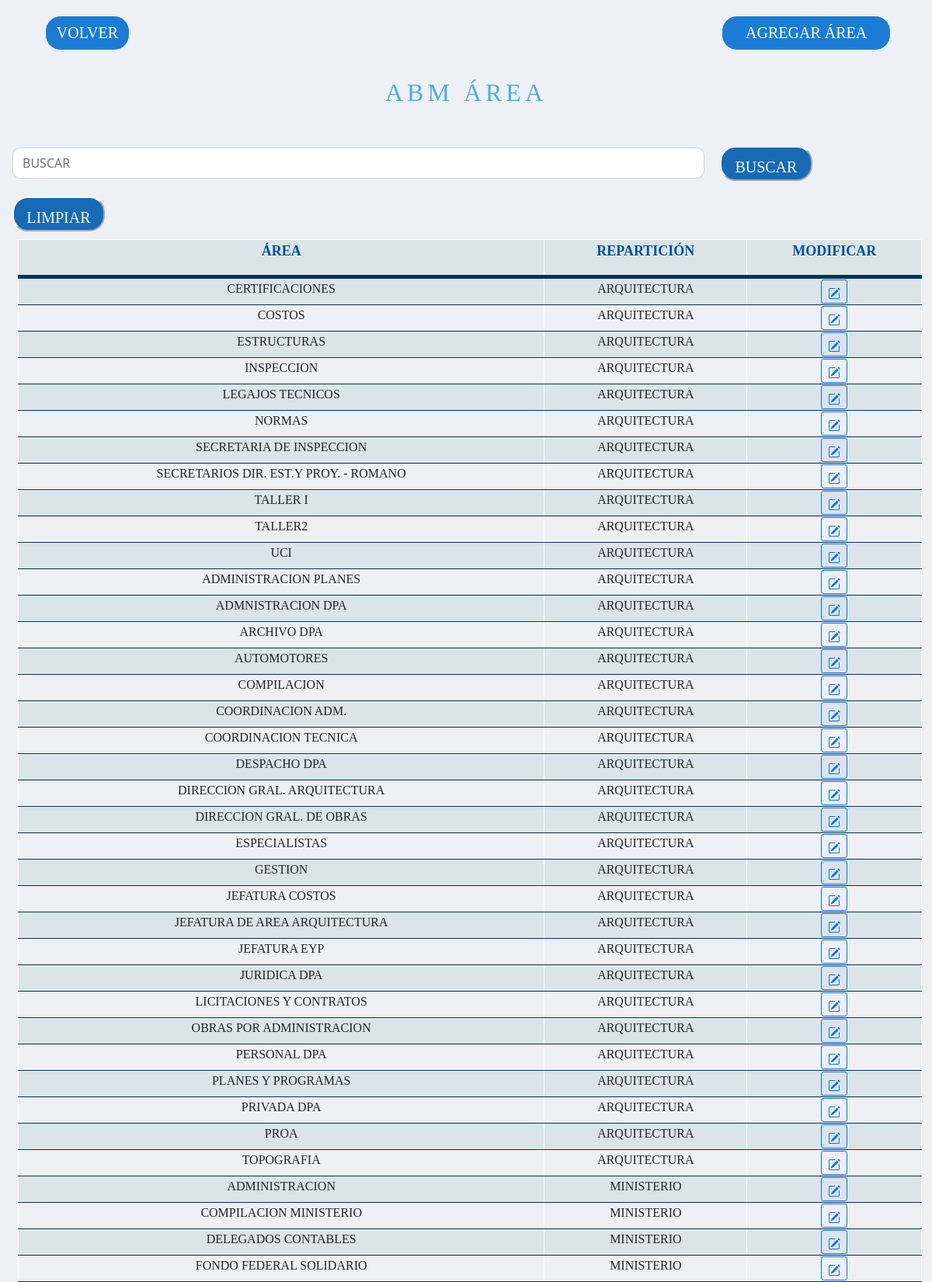
The page /abmarea.php (signed in, upper part) on the database its author committed.
### tables this page shows
CREATE TABLE `area` (
  `ID_AREA` int(5) NOT NULL,
  `AREA` text NOT NULL,
  `ID_REPA` int(3) NOT NULL,
  `ACTIVO` varchar(8) NOT NULL,
  `OBSERVACION` longtext NOT NULL
);

CREATE TABLE `reparticion` (
  `ID_REPA` int(2) NOT NULL,
  `REPA` text NOT NULL
);

### abmarea.php (the view, shortened to what this page needs)
<?php
include('conexion.php');
?>
<!DOCTYPE html>
<html>
<head>
    <link href="https://cdn.jsdelivr.net/npm/bootstrap@5.1.3/dist/css/bootstrap.min.css" rel="stylesheet">
    <link rel="stylesheet" href="https://cdn.jsdelivr.net/npm/bootstrap-icons@1.5.0/font/bootstrap-icons.css">
	<link rel="stylesheet" type="text/css" href="estiloallabm.css">
</head>
<body>
    <section id="inicio">
        <div id="reporteEst" style="width: 97%; margin-left: 20px;">
            <div class="form-group row justify-content-between" style="margin: 10px; padding:10px;">
                <a id="vlv"  href="abm.php" class="col-3 btn btn-primary " type="button"  value="VOLVER">VOLVER</a>
                <a id="agr"  href="agregararea.php" class="col-3 btn btn-primary " type="button">AGREGAR ÁREA</a>
            </div>
        </div>
        <h1>ABM ÁREA</h1>
		<form method="POST" action="abmarea.php">
				<div class="form-group row">
					<input type="text" style="margin-left: 10px; width: 75%; height: 40px; margin-top: 12px; 	box-sizing: border-box; border-radius: 10px; text-transform:uppercase;" name="buscar"  placeholder="Buscar"  class="form-control largo col-xl-4 col-lg-4">
					<input id="vlva" class="button col-xl-2 col-lg-2" style="margin-left: 10px; margin-top: 10px;" type="submit" name="btn2" value="BUSCAR"></input>
					<input id="vlva" class="button col-xl-2 col-lg-2" style="margin-left: 10px; margin-top: 10px;" type="submit" name="btn1" value="LIMPIAR"></input>
				</div>
			</form>
        <?php
				echo "<table width=100%>
						<thead>
							<tr>
								<th><p>ÁREA</p></th>
								<th><p>REPARTICIÓN</p></th>
                                <th><p>MODIFICAR</p></th>
							</tr>
						</thead>
					";
					if(isset($_POST['btn2']))
							{
								$doc = $_POST['buscar'];
								$consulta=mysqli_query($datos_base, "SELECT a.ID_AREA, a.AREA, r.REPA
								FROM area a
								LEFT JOIN reparticion AS r ON r.ID_REPA= a.ID_REPA
								WHERE a.AREA LIKE '%$doc%' OR r.REPA LIKE '%$doc%'
								ORDER BY r.REPA ASC, a.AREA ASC");
								while($listar = mysqli_fetch_array($consulta))
								{
									echo
									"
										<tr>
										<td><h4 style='font-size:16px;'>".$listar['AREA']."</h4 ></td>
										<td><h4 style='font-size:16px;'>".$listar['REPA']."</h4 ></td>
										<td class='text-center text-nowrap'><a class='btn btn-sm btn-outline-primary' href=modarea.php?no=".$listar['ID_AREA']." class=mod><svg xmlns='http://www.w3.org/2000/svg' width='16' height='16' fill='currentColor' class='bi bi-pencil-square' viewBox='0 0 16 16'>
											<path d='M15.502 1.94a.5.5 0 0 1 0 .706L14.459 3.69l-2-2L13.502.646a.5.5 0 0 1 .707 0l1.293 1.293zm-1.75 2.456-2-2L4.939 9.21a.5.5 0 0 0-.121.196l-.805 2.414a.25.25 0 0 0 .316.316l2.414-.805a.5.5 0 0 0 .196-.12l6.813-6.814z'/>
											<path fill-rule='evenodd' d='M1 13.5A1.5 1.5 0 0 0 2.5 15h11a1.5 1.5 0 0 0 1.5-1.5v-6a.5.5 0 0 0-1 0v6a.5.5 0 0 1-.5.5h-11a.5.5 0 0 1-.5-.5v-11a.5.5 0 0 1 .5-.5H9a.5.5 0 0 0 0-1H2.5A1.5 1.5 0 0 0 1 2.5v11z'/>
										  </svg></a></td>
										</tr>
									";
								}
							}
							else{
							$consulta=mysqli_query($datos_base, "SELECT a.ID_AREA, a.AREA, r.REPA
							FROM area a
							LEFT JOIN reparticion AS r ON r.ID_REPA= a.ID_REPA
                            ORDER BY r.REPA ASC, a.AREA ASC
							");
								while($listar = mysqli_fetch_array($consulta))
								{
									echo
									"
										<tr>
										<td><h4 style='font-size:16px;'>".$listar['AREA']."</h4 ></td>
										<td><h4 style='font-size:16px;'>".$listar['REPA']."</h4 ></td>
										<td class='text-center text-nowrap'><a class='btn btn-sm btn-outline-primary' href=modarea.php?no=".$listar['ID_AREA']." class=mod><svg xmlns='http://www.w3.org/2000/svg' width='16' height='16' fill='currentColor' class='bi bi-pencil-square' viewBox='0 0 16 16'>
											<path d='M15.502 1.94a.5.5 0 0 1 0 .706L14.459 3.69l-2-2L13.502.646a.5.5 0 0 1 .707 0l1.293 1.293zm-1.75 2.456-2-2L4.939 9.21a.5.5 0 0 0-.121.196l-.805 2.414a.25.25 0 0 0 .316.316l2.414-.805a.5.5 0 0 0 .196-.12l6.813-6.814z'/>
											<path fill-rule='evenodd' d='M1 13.5A1.5 1.5 0 0 0 2.5 15h11a1.5 1.5 0 0 0 1.5-1.5v-6a.5.5 0 0 0-1 0v6a.5.5 0 0 1-.5.5h-11a.5.5 0 0 1-.5-.5v-11a.5.5 0 0 1 .5-.5H9a.5.5 0 0 0 0-1H2.5A1.5 1.5 0 0 0 1 2.5v11z'/>
										  </svg></a></td>
										</tr>
									";
								}
							}
							echo "</table>";
								?>
    </section>
</body>
</html>

### estiloallabm.css (style rules this page uses)
section, header { width: 97%; margin-left: auto; margin-right: auto; }
h1 { text-align: center; color: #53AAE0; font-family: TrasandinaBlack; margin-bottom: 40px; margin-top:25px; font-size: 32px; letter-spacing: 5px; }
h4 { text-align: center; font-family: TrasandinaBook; font-size: 14px; text-transform: uppercase; }
p { text-align: center; font-family: TrasandinaMedium; color: #00519C; font-size: 18px; }
#inicio { height: auto; }
input { height: 40px; width: auto; margin: 10px; margin-top: 0px; margin-left: 20px; padding: 10px; display: inline; box-sizing: border-box; border-radius: 10px; border-color: white; }
input { background-color: white; }
::placeholder { color: black; }
.button { width: 200px; height: 50px; color: #f7fbfd; font-size: 20px; float: right; font-family: TrasandinaBook; background-color: #53AAE0; border-color: #f7fbfd; }
#vlv { width: 10%; height: 45px; background-color: #1c7cd5; border-color: #f7fbfd; font-size: 20px; font-family: TrasandinaBook; border-radius: 20px; }
#agr { width: 20%; height: 45px; background-color: #1c7cd5; border-color: #f7fbfd; font-size: 20px; font-family: TrasandinaBook; border-radius: 20px; }
h1 { text-align: center; color: #53AAE0; font-family: TrasandinaBlack; font-size: 32px; letter-spacing: 5px; }
table { text-align: left; margin-left: 5px; background-color: #dbe5e9; border-collapse: collapse; width:100%; }
th, td { border: solid 1px #f7fbfd; border-bottom: solid 1px #073256; }
thead { background-color: #dbe5e9; border-bottom: solid 5px #073256; width: 100%; }
tr:nth-child(even) { background-color: #edf0f5; }
#vlva { width: 10%; height: 45px; background-color: #176AB5; border-color: #f7fbfd; font-size: 20px; font-family: TrasandinaBook; border-radius: 20px; }

### abmarea.php (style rules this page uses)
body { background-color: #edf0f5; }

### rows shown on the page
area: AREA "CERTIFICACIONES", ID_REPA.REPA "ARQUITECTURA"
area: AREA "COSTOS", ID_REPA.REPA "ARQUITECTURA"
area: AREA "ESTRUCTURAS", ID_REPA.REPA "ARQUITECTURA"
area: AREA "INSPECCION", ID_REPA.REPA "ARQUITECTURA"
area: AREA "LEGAJOS TECNICOS", ID_REPA.REPA "ARQUITECTURA"
area: AREA "NORMAS", ID_REPA.REPA "ARQUITECTURA"
area: AREA "SECRETARIA DE INSPECCION", ID_REPA.REPA "ARQUITECTURA"
area: AREA "SECRETARIOS DIR. EST.Y PROY. - ROMANO", ID_REPA.REPA "ARQUITECTURA"
area: AREA "TALLER I", ID_REPA.REPA "ARQUITECTURA"
area: AREA "TALLER2", ID_REPA.REPA "ARQUITECTURA"
area: AREA "UCI", ID_REPA.REPA "ARQUITECTURA"
area: AREA "ADMINISTRACION PLANES", ID_REPA.REPA "ARQUITECTURA"
area: AREA "ADMNISTRACION DPA", ID_REPA.REPA "ARQUITECTURA"
area: AREA "ARCHIVO DPA", ID_REPA.REPA "ARQUITECTURA"
area: AREA "AUTOMOTORES", ID_REPA.REPA "ARQUITECTURA"
area: AREA "COMPILACION", ID_REPA.REPA "ARQUITECTURA"
area: AREA "COORDINACION ADM.", ID_REPA.REPA "ARQUITECTURA"
area: AREA "COORDINACION TECNICA", ID_REPA.REPA "ARQUITECTURA"
area: AREA "DESPACHO DPA", ID_REPA.REPA "ARQUITECTURA"
area: AREA "DIRECCION GRAL. ARQUITECTURA", ID_REPA.REPA "ARQUITECTURA"
area: AREA "DIRECCION GRAL. DE OBRAS", ID_REPA.REPA "ARQUITECTURA"
area: AREA "ESPECIALISTAS", ID_REPA.REPA "ARQUITECTURA"
area: AREA "GESTION", ID_REPA.REPA "ARQUITECTURA"
area: AREA "JEFATURA COSTOS", ID_REPA.REPA "ARQUITECTURA"
area: AREA "JEFATURA DE AREA ARQUITECTURA", ID_REPA.REPA "ARQUITECTURA"
area: AREA "JEFATURA EYP", ID_REPA.REPA "ARQUITECTURA"
area: AREA "JURIDICA DPA", ID_REPA.REPA "ARQUITECTURA"
area: AREA "LICITACIONES Y CONTRATOS", ID_REPA.REPA "ARQUITECTURA"
area: AREA "OBRAS POR ADMINISTRACION", ID_REPA.REPA "ARQUITECTURA"
area: AREA "PERSONAL DPA", ID_REPA.REPA "ARQUITECTURA"
area: AREA "PLANES Y PROGRAMAS", ID_REPA.REPA "ARQUITECTURA"
area: AREA "PRIVADA DPA", ID_REPA.REPA "ARQUITECTURA"
area: AREA "PROA", ID_REPA.REPA "ARQUITECTURA"
area: AREA "TOPOGRAFIA", ID_REPA.REPA "ARQUITECTURA"
area: AREA "ADMINISTRACION", ID_REPA.REPA "MINISTERIO"
area: AREA "COMPILACION MINISTERIO", ID_REPA.REPA "MINISTERIO"
area: AREA "DELEGADOS CONTABLES", ID_REPA.REPA "MINISTERIO"
area: AREA "FONDO FEDERAL SOLIDARIO", ID_REPA.REPA "MINISTERIO"
